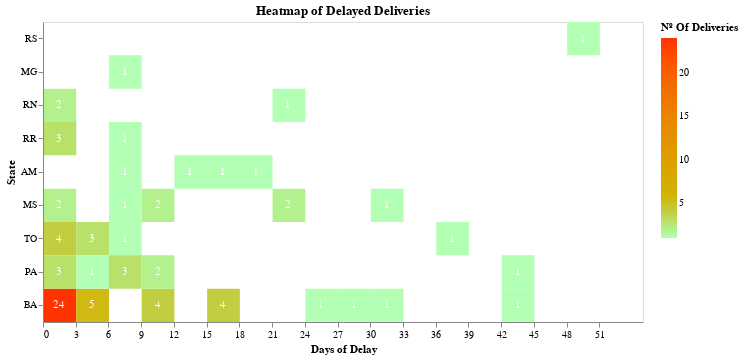

The code cell stored with this chart in its notebook:
### Code cell
# This chart agregates the states with more delayed deliveries at the bottom of the heatmap
# Highlighting the bottlenecked of deliveries

color_scale = alt.Scale(domain=[1, 10], range=['#b3ffb3', '#ff3300'])

heatmap = alt.Chart(df_delayed_deliveries, title='Heatmap of Delayed Deliveries').mark_rect().encode(
    alt.X('Days of Delay:Q', title='Days of Delay', bin=alt.Bin(step=3),scale=alt.Scale(domain=(0,55),clamp=True)),
    alt.Y('State Destination', title='State',sort=alt.EncodingSortField(field="State Destination", op="count", order='ascending')),
    alt.Color('count():Q', scale=alt.Scale(domainMid = 5,range=['#b3ffb3', '#ff3300']), title='Nº Of Deliveries'),
    tooltip=[alt.Tooltip('count()', title='Deliveries Delayed')]
).properties(width=600,height=300)

# Add text of number of delayed days to heatmap
text = heatmap.mark_text(baseline='middle').encode(
    text='count()',
    color=alt.value('white')
)
heatmap + text

### Figure 1 — Vega-Lite specification as saved in the notebook (floating-point values rounded to 4 significant figures)
{"config": {"view": {"continuousWidth": 400, "continuousHeight": 300}}, "layer": [{"mark": "rect", "encoding": {"color": {"aggregate": "count", "scale": {"domainMid": 5, "range": ["#b3ffb3", "#ff3300"]}, "title": "Nº Of Deliveries", "type": "quantitative"}, "tooltip": [{"aggregate": "count", "title": "Deliveries Delayed", "type": "quantitative"}], "x": {"bin": {"step": 3}, "field": "Days of Delay", "scale": {"clamp": true, "domain": [0, 55]}, "title": "Days of Delay", "type": "quantitative"}, "y": {"field": "State Destination", "sort": {"field": "State Destination", "op": "count", "order": "ascending"}, "title": "State", "type": "nominal"}}, "height": 300, "title": "Heatmap of Delayed Deliveries", "width": 600}, {"mark": {"type": "text", "baseline": "middle"}, "encoding": {"color": {"value": "white"}, "text": {"aggregate": "count", "type": "quantitative"}, "tooltip": [{"aggregate": "count", "title": "Deliveries Delayed", "type": "quantitative"}], "x": {"bin": {"step": 3}, "field": "Days of Delay", "scale": {"clamp": true, "domain": [0, 55]}, "title": "Days of Delay", "type": "quantitative"}, "y": {"field": "State Destination", "sort": {"field": "State Destination", "op": "count", "order": "ascending"}, "title": "State", "type": "nominal"}}, "height": 300, "title": "Heatmap of Delayed Deliveries", "width": 600}], "data": {"name": "data-c6e81f505314ab18e40dc2b837218946"}, "$schema": "https://vega.github.io/schema/vega-lite/v4.17.0.json", "datasets": {"data-c6e81f505314ab18e40dc2b837218946": [{"Branch Responsible": "BHI", "Delivery Number": "52644", "Sender": "Fibria Celulose S/A", "Payer": "Fibria Celulose S/A", "Receiver": "Mogai Tecnologia", "State Destination": "MS", "Delivery Forecast": "2020-10-28T00:00:00", "Days of Delay": 21}, {"Branch Responsible": "BHI", "Delivery Number": "18144", "Sender": "Gerdau S.A.", "Payer": "Gerdau S.A.", "Receiver": "Fixer Propaganda", "State Destination": "MS", "Delivery Forecast": "2020-11-16T00:00:00", "Days of Delay": 2}, {"Branch Responsible": "BHI", "Delivery Number": "188188", "Sender": "Netshoes", "Payer": "Netshoes", "Receiver": "Linux Treinamentos", "State Destination": "MS", "Delivery Forecast": "2020-10-27T00:00:00", "Days of Delay": 22}, {"Branch Responsible": "BHI", "Delivery Number": "276574", "Sender": "Gafisa", "Payer": "Gafisa", "Receiver": "Gráfica Tropical", "State Destination": "MS", "Delivery Forecast": "2020-08-11T00:00:00", "Days of Delay": 10}, {"Branch Responsible": "BHI", "Delivery Number": "497069", "Sender": "Klabin", "Payer": "Klabin", "Receiver": "Delta Informática", "State Destination": "MS", "Delivery Forecast": "2020-11-17T00:00:00", "Days of Delay": 1}, {"Branch Responsible": "SRP", "Delivery Number": "185757", "Sender": "Synergy Group", "Payer": "Synergy Group", "Receiver": "SBN Portifolios", "State Destination": "RR", "Delivery Forecast": "2020-11-11T00:00:00", "Days of Delay": 7}, {"Branch Responsible": "SRP", "Delivery Number": "8628", "Sender": "Marilan Alimentos S/A", "Payer": "Marilan Alimentos S/A", "Receiver": "Geofast", "State Destination": "RR", "Delivery Forecast": "2020-11-16T00:00:00", "Days of Delay": 2}, {"Branch Responsible": "MTS", "Delivery Number": "130", "Sender": "Hotel Urbano", "Payer": "Hotel Urbano", "Receiver": "Construtora MBR", "State Destination": "BA", "Delivery Forecast": "2020-11-16T00:00:00", "Days of Delay": 2}, {"Branch Responsible": "MTS", "Delivery Number": "93130", "Sender": "Kalunga Papelaria", "Payer": "Kalunga Papelaria", "Receiver": "Argon Otimização de Sites", "State Destination": "BA", "Delivery Forecast": "2020-11-16T00:00:00", "Days of Delay": 2}, {"Branch Responsible": "MTS", "Delivery Number": "3374", "Sender": "Cemar", "Payer": "Dinamo Engenharia", "Receiver": "Dinamo Engenharia", "State Destination": "BA", "Delivery Forecast": "2020-10-20T00:00:00", "Days of Delay": 29}, {"Branch Responsible": "MTS", "Delivery Number": "272033", "Sender": "Todeschini", "Payer": "Todeschini", "Receiver": "Naturale Projetos", "State Destination": "BA", "Delivery Forecast": "2020-08-11T00:00:00", "Days of Delay": 10}, {"Branch Responsible": "MTS", "Delivery Number": "152601", "Sender": "Prodepa", "Payer": "Prodepa", "Receiver": "Casa da Borracha Fedrizi", "State Destination": "TO", "Delivery Forecast": "2020-11-17T00:00:00", "Days of Delay": 1}, {"Branch Responsible": "MTS", "Delivery Number": "138527", "Sender": "Grupo Santine", "Payer": "Grupo Santine", "Receiver": "Souza Telecomunicações", "State Destination": "TO", "Delivery Forecast": "2020-10-13T00:00:00", "Days of Delay": 36}, {"Branch Responsible": "MTS", "Delivery Number": "272562", "Sender": "Magna Sistemas", "Payer": "Magna Sistemas", "Receiver": "Tolentino Investimentos", "State Destination": "TO", "Delivery Forecast": "2020-11-17T00:00:00", "Days of Delay": 1}, {"Branch Responsible": "MTS", "Delivery Number": "166045", "Sender": "Mercotudos S/A", "Payer": "Mercotudos S/A", "Receiver": "Becker Imóveis", "State Destination": "TO", "Delivery Forecast": "2020-11-17T00:00:00", "Days of Delay": 1}, {"Branch Responsible": "MTS", "Delivery Number": "753", "Sender": "Editora Vetor", "Payer": "Editora Vetor", "Receiver": "Belvedere Investimentos", "State Destination": "TO", "Delivery Forecast": "2020-11-17T00:00:00", "Days of Delay": 1}, {"Branch Responsible": "MTS", "Delivery Number": "417914", "Sender": "Battistella Veiculos", "Payer": "Battistella Veiculos", "Receiver": "Vital Alimentos", "State Destination": "BA", "Delivery Forecast": "2020-06-09T00:00:00", "Days of Delay": 42}, {"Branch Responsible": "MTS", "Delivery Number": "216514", "Sender": "RFM Construtora", "Payer": "RFM Construtora", "Receiver": "Celmi Tecnologia em Pesagem", "State Destination": "BA", "Delivery Forecast": "2020-11-17T00:00:00", "Days of Delay": 1}, {"Branch Responsible": "MTS", "Delivery Number": "67777", "Sender": "Dakota S/A", "Payer": "Dakota S/A", "Receiver": "Porto Central Engenharia", "State Destination": "BA", "Delivery Forecast": "2020-11-17T00:00:00", "Days of Delay": 1}, {"Branch Responsible": "MTS", "Delivery Number": "32236", "Sender": "Fujioka Eletro Imagem", "Payer": "Fujioka Eletro Imagem", "Receiver": "Kasmanas Assessoria", "State Destination": "BA", "Delivery Forecast": "2020-11-17T00:00:00", "Days of Delay": 1}, {"Branch Responsible": "MTS", "Delivery Number": "300960", "Sender": "Primax Transportes", "Payer": "Primax Transportes", "Receiver": "Fulllab Corretora de Seguros", "State Destination": "BA", "Delivery Forecast": "2020-11-17T00:00:00", "Days of Delay": 1}, {"Branch Responsible": "MTS", "Delivery Number": "189643", "Sender": "SJB Bioenergia", "Payer": "SJB Bioenergia", "Receiver": "Contabilidade Onyx", "State Destination": "BA", "Delivery Forecast": "2020-11-14T00:00:00", "Days of Delay": 4}, {"Branch Responsible": "MTS", "Delivery Number": "129112", "Sender": "Baumgarten Gráfica", "Payer": "Baumgarten Gráfica", "Receiver": "Milênio Imóveis", "State Destination": "BA", "Delivery Forecast": "2020-11-16T00:00:00", "Days of Delay": 2}, {"Branch Responsible": "MTS", "Delivery Number": "4331", "Sender": "Softwares Nordica", "Payer": "Softwares Nordica", "Receiver": "Fanti Cabos LTDA", "State Destination": "BA", "Delivery Forecast": "2020-11-16T00:00:00", "Days of Delay": 2}, {"Branch Responsible": "MTS", "Delivery Number": "2414", "Sender": "Bonasoldi", "Payer": "Bonasoldi", "Receiver": "Siritec Sistemas Elétricos", "State Destination": "BA", "Delivery Forecast": "2020-11-16T00:00:00", "Days of Delay": 2}, {"Branch Responsible": "MTS", "Delivery Number": "13608", "Sender": "Next Comunicações", "Payer": "Next Comunicações", "Receiver": "Protege Seguros", "State Destination": "BA", "Delivery Forecast": "2020-11-16T00:00:00", "Days of Delay": 2}, {"Branch Responsible": "MTS", "Delivery Number": "1368", "Sender": "Instituto Genesis", "Payer": "Instituto Genesis", "Receiver": "Financeamentos Alfa", "State Destination": "BA", "Delivery Forecast": "2020-11-17T00:00:00", "Days of Delay": 1}, {"Branch Responsible": "MTS", "Delivery Number": "12140", "Sender": "Movee", "Payer": "Movee", "Receiver": "Scarponi LTDA", "State Destination": "BA", "Delivery Forecast": "2020-11-17T00:00:00", "Days of Delay": 1}, {"Branch Responsible": "MTS", "Delivery Number": "96558", "Sender": "Construtora Calper", "Payer": "Construtora Calper", "Receiver": "Oceano Serviços LTDA", "State Destination": "BA", "Delivery Forecast": "2020-11-17T00:00:00", "Days of Delay": 1}, {"Branch Responsible": "MTS", "Delivery Number": "66", "Sender": "Digideias Agência de Marketing", "Payer": "Digideias Agência de Marketing", "Receiver": "Mundo das Tintas", "State Destination": "BA", "Delivery Forecast": "2020-11-17T00:00:00", "Days of Delay": 1}, {"Branch Responsible": "MTS", "Delivery Number": "100388", "Sender": "laselva Soluções", "Payer": "laselva Soluções", "Receiver": "Expan Imóveis", "State Destination": "BA", "Delivery Forecast": "2020-11-17T00:00:00", "Days of Delay": 1}, {"Branch Responsible": "MTS", "Delivery Number": "301009", "Sender": "Instituto Realize", "Payer": "Coruja Informatica", "Receiver": "Coruja Informatica", "State Destination": "BA", "Delivery Forecast": "2020-11-17T00:00:00", "Days of Delay": 1}, {"Branch Responsible": "MTS", "Delivery Number": "28561", "Sender": "Arius Sistemas", "Payer": "Arius Sistemas", "Receiver": "Parigot Advogados", "State Destination": "BA", "Delivery Forecast": "2020-11-17T00:00:00", "Days of Delay": 1}, {"Branch Responsible": "MTS", "Delivery Number": "272917", "Sender": "Evolua Software", "Payer": "BFG Materiais", "Receiver": "BFG Materiais", "State Destination": "BA", "Delivery Forecast": "2020-11-17T00:00:00", "Days of Delay": 1}, {"Branch Responsible": "MTS", "Delivery Number": "579", "Sender": "Doceria Norma", "Payer": "Doceria Norma", "Receiver": "Prime Express", "State Destination": "BA", "Delivery Forecast": "2020-11-17T00:00:00", "Days of Delay": 1}, {"Branch Responsible": "FLP", "Delivery Number": "336830", "Sender": "Toptall Sistemas", "Payer": "Toptall Sistemas", "Receiver": "Conceito 21 Consultoria", "State Destination": "RS", "Delivery Forecast": "2020-09-29T00:00:00", "Days of Delay": 50}, {"Branch Responsible": "SED", "Delivery Number": "152155", "Sender": "Imperio Investimentos", "Payer": "Imperio Investimentos", "Receiver": "Rewald Engenharia", "State Destination": "BA", "Delivery Forecast": "2020-11-16T00:00:00", "Days of Delay": 2}, {"Branch Responsible": "SED", "Delivery Number": "23520", "Sender": "Caletti Advogados", "Payer": "Caletti Advogados", "Receiver": "Arpia Comunicação", "State Destination": "BA", "Delivery Forecast": "2020-08-11T00:00:00", "Days of Delay": 10}, {"Branch Responsible": "SED", "Delivery Number": "88841", "Sender": "Techsolo Agricultura", "Payer": "Techsolo Agricultura", "Receiver": "Fortbras", "State Destination": "BA", "Delivery Forecast": "2020-09-20T00:00:00", "Days of Delay": 32}, {"Branch Responsible": "SED", "Delivery Number": "214090", "Sender": "Elo Brindes", "Payer": "Blue Idiomas", "Receiver": "Blue Idiomas", "State Destination": "BA", "Delivery Forecast": "2020-08-31T00:00:00", "Days of Delay": 25}, {"Branch Responsible": "SED", "Delivery Number": "308767", "Sender": "Grupo Nova Era", "Payer": "Grupo Nova Era", "Receiver": "Magno Designs", "State Destination": "BA", "Delivery Forecast": "2020-11-14T00:00:00", "Days of Delay": 4}, {"Branch Responsible": "SED", "Delivery Number": "276104", "Sender": "Atuale Imobiliária", "Payer": "Atuale Imobiliária", "Receiver": "Bid Leilões", "State Destination": "BA", "Delivery Forecast": "2020-03-11T00:00:00", "Days of Delay": 15}, {"Branch Responsible": "SED", "Delivery Number": "281676", "Sender": "Imobiliária Don", "Payer": "Imobiliária Don", "Receiver": "Imobiliária Don", "State Destination": "BA", "Delivery Forecast": "2020-03-11T00:00:00", "Days of Delay": 15}, {"Branch Responsible": "SED", "Delivery Number": "567276", "Sender": "Bid Leilões", "Payer": "Bid Leilões", "Receiver": "Atuale Imobiliária", "State Destination": "BA", "Delivery Forecast": "2020-11-16T00:00:00", "Days of Delay": 2}, {"Branch Responsible": "SED", "Delivery Number": "97815", "Sender": "Magno Designs", "Payer": "Magno Designs", "Receiver": "Grupo Nova Era", "State Destination": "BA", "Delivery Forecast": "2020-09-11T00:00:00", "Days of Delay": 9}, {"Branch Responsible": "COT", "Delivery Number": "133372", "Sender": "Blue Idiomas", "Payer": "Blue Idiomas", "Receiver": "Elo Brindes", "State Destination": "BA", "Delivery Forecast": "2020-11-17T00:00:00", "Days of Delay": 1}, {"Branch Responsible": "COT", "Delivery Number": "308279", "Sender": "Fortbras", "Payer": "Fortbras", "Receiver": "Techsolo Agricultura", "State Destination": "BA", "Delivery Forecast": "2020-07-11T00:00:00", "Days of Delay": 11}, {"Branch Responsible": "RCR", "Delivery Number": "110469", "Sender": "Arpia Comunicação", "Payer": "Arpia Comunicação", "Receiver": "Caletti Advogados", "State Destination": "BA", "Delivery Forecast": "2020-11-14T00:00:00", "Days of Delay": 4}, {"Branch Responsible": "RCR", "Delivery Number": "20497", "Sender": "Rewald Engenharia", "Payer": "Rewald Engenharia", "Receiver": "Imperio Investimentos", "State Destination": "BA", "Delivery Forecast": "2020-01-11T00:00:00", "Days of Delay": 17}, {"Branch Responsible": "RCR", "Delivery Number": "5608", "Sender": "Conceito 21 Consultoria", "Payer": "Conceito 21 Consultoria", "Receiver": "Toptall Sistemas", "State Destination": "BA", "Delivery Forecast": "2020-01-11T00:00:00", "Days of Delay": 17}, {"Branch Responsible": "ESG", "Delivery Number": "185174", "Sender": "Prime Express", "Payer": "Prime Express", "Receiver": "Doceria Norma", "State Destination": "TO", "Delivery Forecast": "2020-11-14T00:00:00", "Days of Delay": 4}, {"Branch Responsible": "ESG", "Delivery Number": "260143", "Sender": "BFG Materiais", "Payer": "BFG Materiais", "Receiver": "Evolua Software", "State Destination": "TO", "Delivery Forecast": "2020-11-14T00:00:00", "Days of Delay": 4}, {"Branch Responsible": "ESG", "Delivery Number": "261600", "Sender": "Parigot Advogados", "Payer": "Parigot Advogados", "Receiver": "Arius Sistemas", "State Destination": "TO", "Delivery Forecast": "2020-11-14T00:00:00", "Days of Delay": 4}, {"Branch Responsible": "ESG", "Delivery Number": "275456", "Sender": "Coruja Informatica", "Payer": "Coruja Informatica", "Receiver": "Instituto Realize", "State Destination": "TO", "Delivery Forecast": "2020-10-11T00:00:00", "Days of Delay": 8}, {"Branch Responsible": "WCV", "Delivery Number": "261119", "Sender": "Expan Imóveis", "Payer": "Expan Imóveis", "Receiver": "laselva Soluções", "State Destination": "PA", "Delivery Forecast": "2020-11-14T00:00:00", "Days of Delay": 4}, {"Branch Responsible": "SEP", "Delivery Number": "261700", "Sender": "Mundo das Tintas", "Payer": "Mundo das Tintas", "Receiver": "Digideias Agência de Marketing", "State Destination": "PA", "Delivery Forecast": "2020-11-11T00:00:00", "Days of Delay": 7}, {"Branch Responsible": "SEP", "Delivery Number": "427225", "Sender": "Oceano Serviços LTDA", "Payer": "Oceano Serviços LTDA", "Receiver": "Construtora Calper", "State Destination": "RN", "Delivery Forecast": "2020-10-27T00:00:00", "Days of Delay": 22}, {"Branch Responsible": "SEP", "Delivery Number": "37394", "Sender": "Scarponi LTDA", "Payer": "Scarponi LTDA", "Receiver": "Movee", "State Destination": "PA", "Delivery Forecast": "2020-06-10T00:00:00", "Days of Delay": 43}, {"Branch Responsible": "SEP", "Delivery Number": "92142", "Sender": "Financeamentos Alfa", "Payer": "Financeamentos Alfa", "Receiver": "Instituto Genesis", "State Destination": "PA", "Delivery Forecast": "2020-07-11T00:00:00", "Days of Delay": 11}, {"Branch Responsible": "SEP", "Delivery Number": "92530", "Sender": "Protege Seguros", "Payer": "Protege Seguros", "Receiver": "Next Comunicações", "State Destination": "PA", "Delivery Forecast": "2020-11-11T00:00:00", "Days of Delay": 7}, {"Branch Responsible": "SEP", "Delivery Number": "181022", "Sender": "Siritec Sistemas Elétricos", "Payer": "Siritec Sistemas Elétricos", "Receiver": "Bonasoldi", "State Destination": "PA", "Delivery Forecast": "2020-11-16T00:00:00", "Days of Delay": 2}, {"Branch Responsible": "SEP", "Delivery Number": "21988", "Sender": "Fanti Cabos LTDA", "Payer": "Fanti Cabos LTDA", "Receiver": "Softwares Nordica", "State Destination": "PA", "Delivery Forecast": "2020-11-17T00:00:00", "Days of Delay": 1}, {"Branch Responsible": "SEP", "Delivery Number": "98554", "Sender": "Milênio Imóveis", "Payer": "Milênio Imóveis", "Receiver": "Baumgarten Gráfica", "State Destination": "RR", "Delivery Forecast": "2020-11-17T00:00:00", "Days of Delay": 1}, {"Branch Responsible": "SEP", "Delivery Number": "36766", "Sender": "Contabilidade Onyx", "Payer": "Contabilidade Onyx", "Receiver": "SJB Bioenergia", "State Destination": "RN", "Delivery Forecast": "2020-11-17T00:00:00", "Days of Delay": 1}, {"Branch Responsible": "SEP", "Delivery Number": "152266", "Sender": "Fulllab Corretora de Seguros", "Payer": "Fulllab Corretora de Seguros", "Receiver": "Primax Transportes", "State Destination": "PA", "Delivery Forecast": "2020-11-16T00:00:00", "Days of Delay": 2}, {"Branch Responsible": "SEP", "Delivery Number": "100209", "Sender": "Kasmanas Assessoria", "Payer": "Kasmanas Assessoria", "Receiver": "Fujioka Eletro Imagem", "State Destination": "RR", "Delivery Forecast": "2020-11-17T00:00:00", "Days of Delay": 1}, {"Branch Responsible": "LCO", "Delivery Number": "282208", "Sender": "Porto Central Engenharia", "Payer": "Porto Central Engenharia", "Receiver": "Dakota S/A", "State Destination": "PA", "Delivery Forecast": "2020-11-11T00:00:00", "Days of Delay": 7}, {"Branch Responsible": "DTV", "Delivery Number": "110491", "Sender": "Celmi Tecnologia em Pesagem", "Payer": "Celmi Tecnologia em Pesagem", "Receiver": "RFM Construtora", "State Destination": "RN", "Delivery Forecast": "2020-11-17T00:00:00", "Days of Delay": 1}, {"Branch Responsible": "DTV", "Delivery Number": "38368", "Sender": "Vital Alimentos", "Payer": "Vital Alimentos", "Receiver": "Battistella Veiculos", "State Destination": "PA", "Delivery Forecast": "2020-08-11T00:00:00", "Days of Delay": 10}, {"Branch Responsible": "MFR", "Delivery Number": "2378", "Sender": "Belvedere Investimentos", "Payer": "Belvedere Investimentos", "Receiver": "Editora Vetor", "State Destination": "MG", "Delivery Forecast": "2020-11-11T00:00:00", "Days of Delay": 7}, {"Branch Responsible": "ALG", "Delivery Number": "44382", "Sender": "Becker Imóveis", "Payer": "Becker Imóveis", "Receiver": "Mercotudos S/A", "State Destination": "MS", "Delivery Forecast": "2020-10-19T00:00:00", "Days of Delay": 30}, {"Branch Responsible": "ALG", "Delivery Number": "214", "Sender": "Tolentino Investimentos", "Payer": "Tolentino Investimentos", "Receiver": "Magna Sistemas", "State Destination": "MS", "Delivery Forecast": "2020-07-11T00:00:00", "Days of Delay": 11}, {"Branch Responsible": "ALG", "Delivery Number": "32", "Sender": "Souza Telecomunicações", "Payer": "Souza Telecomunicações", "Receiver": "Grupo Santine", "State Destination": "MS", "Delivery Forecast": "2020-10-11T00:00:00", "Days of Delay": 8}, {"Branch Responsible": "PNR", "Delivery Number": "1430573", "Sender": "Casa da Borracha Fedrizi", "Payer": "Casa da Borracha Fedrizi", "Receiver": "Prodepa", "State Destination": "AM", "Delivery Forecast": "2020-10-31T00:00:00", "Days of Delay": 18}, {"Branch Responsible": "PNR", "Delivery Number": "53222", "Sender": "Naturale Projetos", "Payer": "Naturale Projetos", "Receiver": "Todeschini", "State Destination": "AM", "Delivery Forecast": "2020-01-11T00:00:00", "Days of Delay": 17}, {"Branch Responsible": "PNR", "Delivery Number": "1431614", "Sender": "Dinamo Engenharia", "Payer": "Dinamo Engenharia", "Receiver": "Cemar", "State Destination": "AM", "Delivery Forecast": "2020-04-11T00:00:00", "Days of Delay": 14}, {"Branch Responsible": "PNR", "Delivery Number": "1433932", "Sender": "Argon Otimização de Sites", "Payer": "Kalunga Papelaria", "Receiver": "Kalunga Papelaria", "State Destination": "AM", "Delivery Forecast": "2020-11-11T00:00:00", "Days of Delay": 7}, {"Branch Responsible": "RLP", "Delivery Number": "52618", "Sender": "Construtora MBR", "Payer": "Construtora MBR", "Receiver": "Hotel Urbano", "State Destination": "BA", "Delivery Forecast": "2020-11-14T00:00:00", "Days of Delay": 4}, {"Branch Responsible": "RLP", "Delivery Number": "474206", "Sender": "Geofast", "Payer": "Geofast", "Receiver": "Marilan Alimentos S/A", "State Destination": "BA", "Delivery Forecast": "2020-11-17T00:00:00", "Days of Delay": 1}, {"Branch Responsible": "RLP", "Delivery Number": "10800", "Sender": "SBN Portifolios", "Payer": "SBN Portifolios", "Receiver": "Synergy Group", "State Destination": "BA", "Delivery Forecast": "2020-11-14T00:00:00", "Days of Delay": 4}, {"Branch Responsible": "RLP", "Delivery Number": "10780", "Sender": "Delta Informática", "Payer": "Klabin", "Receiver": "Klabin", "State Destination": "BA", "Delivery Forecast": "2020-11-17T00:00:00", "Days of Delay": 1}]}}
